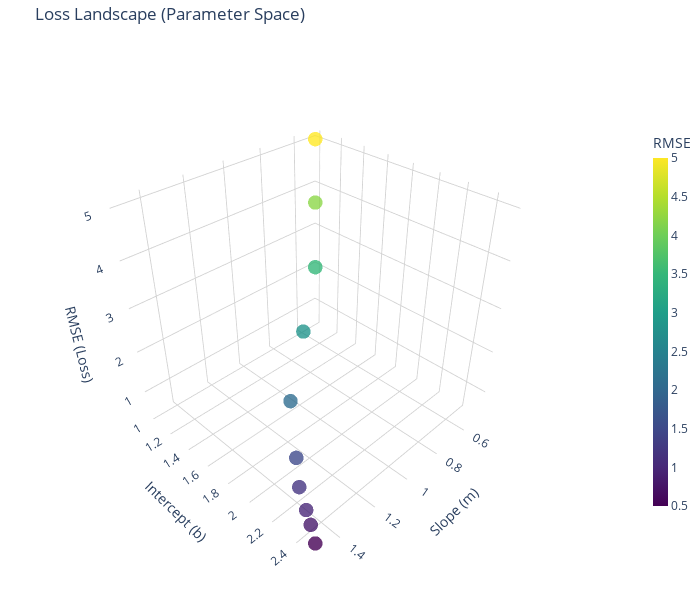

Notebook cell for this chart:
### Code cell
# loss landscape

test_slopes_3d = [0.5, 0.7, 0.9, 1.1, 1.3, 1.4, 1.45, 1.48, 1.49, 1.5]
test_intercepts_3d = [1.0, 1.3, 1.6, 1.8, 2.0, 2.2, 2.3, 2.4, 2.45, 2.5]
test_scores_3d = [5.0, 4.2, 3.5, 2.8, 2.1, 1.5, 1.2, 1.0, 0.8, 0.5]

fig_3d = viz.create_loss_landscape_3d(
        slopes=test_slopes_3d,
        intercepts=test_intercepts_3d,
        scores=test_scores_3d
    )

fig_3d.show()

### Figure 1 — Plotly figure (JSON) as saved in the notebook; plotly's stock layout.template omitted (floating-point values rounded to 4 significant figures)
{"data": [{"hovertemplate": "%{text}<extra></extra>", "marker": {"color": [5.0, 4.2, 3.5, 2.8, 2.1, 1.5, 1.2, 1.0, 0.8, 0.5], "colorbar": {"len": 0.7, "thickness": 15, "title": {"text": "RMSE"}, "x": 1.02}, "colorscale": [[0, "#440154"], [0.1111, "#482878"], [0.2222, "#3e4989"], [0.3333, "#31688e"], [0.4444, "#26828e"], [0.5556, "#1f9e89"], [0.6667, "#35b779"], [0.7778, "#6ece58"], [0.8889, "#b5de2b"], [1, "#fde725"]], "line": {"width": 0}, "opacity": 0.8, "showscale": true, "size": 5}, "mode": "markers", "name": "Parameter Points", "text": ["Slope: 0.50<br>Intercept: 1.00<br>RMSE: 5.000", "Slope: 0.70<br>Intercept: 1.30<br>RMSE: 4.200", "Slope: 0.90<br>Intercept: 1.60<br>RMSE: 3.500", "Slope: 1.10<br>Intercept: 1.80<br>RMSE: 2.800", "Slope: 1.30<br>Intercept: 2.00<br>RMSE: 2.100", "Slope: 1.40<br>Intercept: 2.20<br>RMSE: 1.500", "Slope: 1.45<br>Intercept: 2.30<br>RMSE: 1.200", "Slope: 1.48<br>Intercept: 2.40<br>RMSE: 1.000", "Slope: 1.49<br>Intercept: 2.45<br>RMSE: 0.800", "Slope: 1.50<br>Intercept: 2.50<br>RMSE: 0.500"], "type": "scatter3d", "x": [0.5, 0.7, 0.9, 1.1, 1.3, 1.4, 1.45, 1.48, 1.49, 1.5], "y": [1.0, 1.3, 1.6, 1.8, 2.0, 2.2, 2.3, 2.4, 2.45, 2.5], "z": [5.0, 4.2, 3.5, 2.8, 2.1, 1.5, 1.2, 1.0, 0.8, 0.5]}], "layout": {"height": 600, "margin": {"b": 0, "l": 0, "r": 0, "t": 40}, "scene": {"camera": {"center": {"x": 0, "y": 0, "z": 0}, "eye": {"x": 1.5, "y": 1.5, "z": 1.5}}, "xaxis": {"backgroundcolor": "rgba(240, 240, 240, 0.9)", "gridcolor": "lightgray", "showbackground": true, "title": {"text": "Slope (m)"}}, "yaxis": {"backgroundcolor": "rgba(240, 240, 240, 0.9)", "gridcolor": "lightgray", "showbackground": true, "title": {"text": "Intercept (b)"}}, "zaxis": {"backgroundcolor": "rgba(240, 240, 240, 0.9)", "gridcolor": "lightgray", "showbackground": true, "title": {"text": "RMSE (Loss)"}}}, "showlegend": false, "title": {"text": "Loss Landscape (Parameter Space)"}, "width": 700}}
